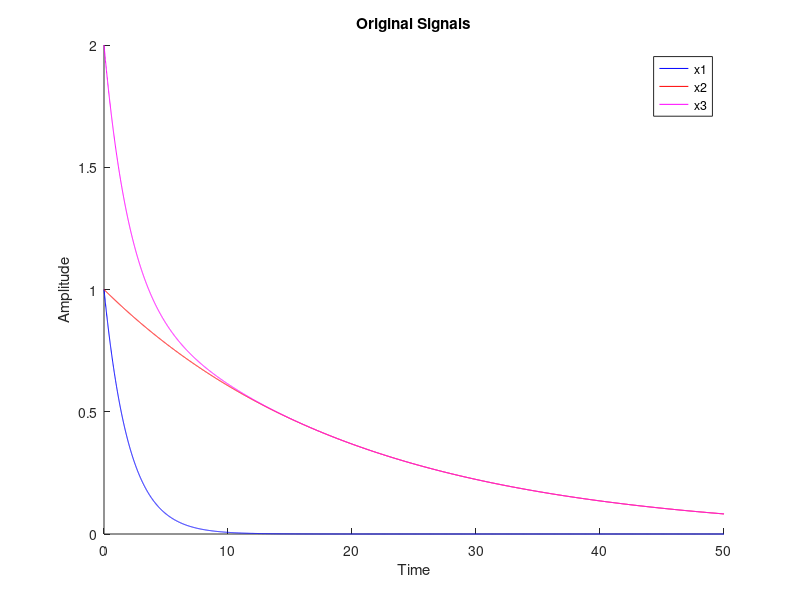
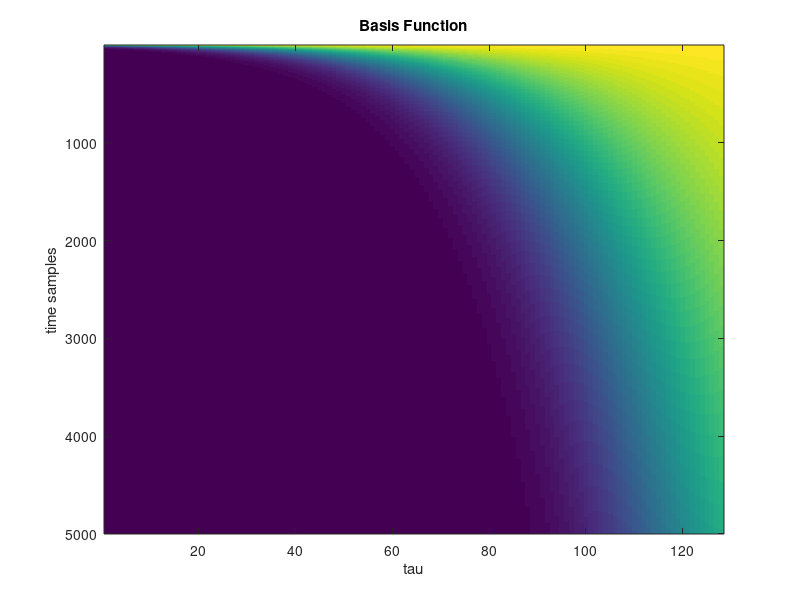
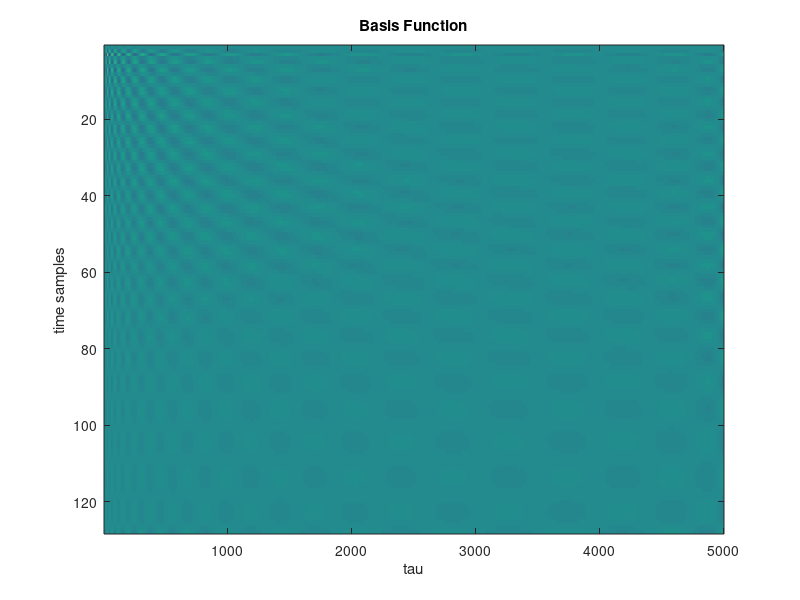
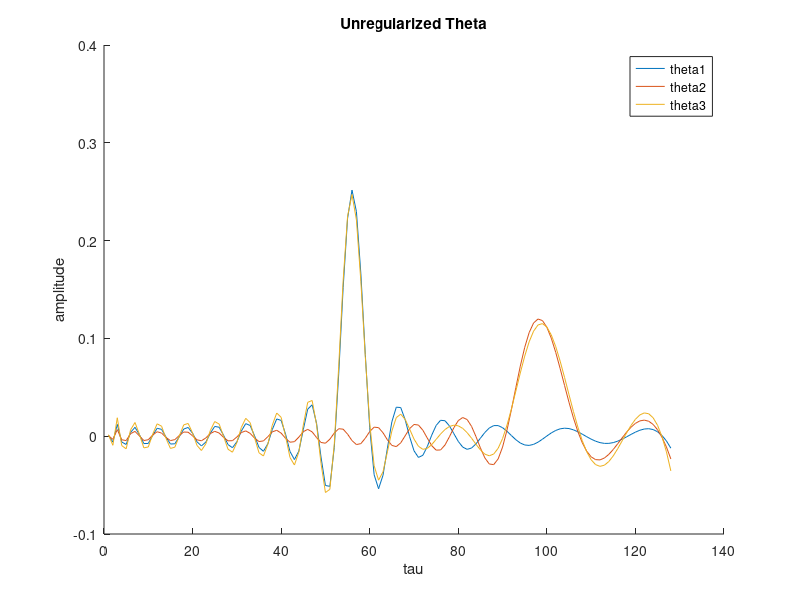

MATLAB code for these plots, in order: (Note: this script raises an error after producing the figures.)
clc;

t = 0:0.01:50;
figure;
%Test 1
x1 =  exp(-t/2);
hold on;
plot(t,x1,'b');
lambda1 = sum(x1);
%Test 2
x2 =  exp(-t/20);
plot(t,x2,'r');
lambda2 = sum(x2);
%Test 3
x3 =  exp(-t/2)+exp(-t/20);
plot(t,x3,'m');
lambda3 = sum(x3);
hold off;
title('Original Signals');
xlabel('Time');
ylabel('Amplitude');
legend('x1','x2','x3');

%Basis Function
figure;
i=1;

tau = logspace(-1,2,128);
for i=1:1:128
    beta(:,i) = exp(-t/tau(i)); 
    i=i+1;
end 
imagesc(beta);
title('Basis Function')
xlabel('tau')
ylabel('time samples')

%Graphical display of pseudo-inverse of basis function
figure;
ps_beta = pinv(beta);
imagesc(ps_beta);
title('Basis Function')
xlabel('tau')
ylabel('time samples')

figure;
hold on;
O1 = ps_beta*x1';
plot(O1);
O2 = ps_beta*x2';
plot(O2);
O3 = ps_beta*x3';
plot(O3);
hold off;
title('Unregularized Theta')
legend('theta1','theta2','theta3');
xlabel('tau');
ylabel('amplitude');

% reconstructed signals
figure;
x1_cap_ur = beta*O1;
x2_cap_ur = beta*O2;
x3_cap_ur = beta*O3;
plot(t,x1_cap_ur, t, x2_cap_ur, t, x3_cap_ur);
title('Reconstructed Signals');
xlabel('Time');
ylabel('Amplitude');
legend('x1','x2','x3');


% Regularization
figure;
hold on;
lambda =0.04;
O1r = O1;
prss = @(O1r) (sum((x1' - beta*O1r).^2)/128 + sum(lambda*abs(O1r)));
oldoptions = optimoptions(@fminunc,'MaxIter',9000, 'MaxFunEvals',1000000);
options = optimoptions(@fminunc, oldoptions);
O1r = fminunc(prss, O1r, options);
plot(O1r);
lambda =0.04;
O2r = O2;
prss = @(O2r) (sum((x2' - beta*O2r).^2)/128 + sum(lambda*abs(O2r)));
oldoptions = optimoptions(@fminunc,'MaxIter',9000, 'MaxFunEvals',1000000);
options = optimoptions(@fminunc, oldoptions);
O2r = fminunc(prss, O2r, options);
plot(O2r);
lambda =0.04;
O3r = O3;
prss = @(O3r) (sum((x1' - beta*O3r).^2)/128 + sum(lambda*abs(O3r)));
oldoptions = optimoptions(@fminunc,'MaxIter',9000, 'MaxFunEvals',1000000);
options = optimoptions(@fminunc, oldoptions);
O3r = fminunc(prss, O3r, options);
plot(O3r);
title('Theta')
legend('theta1','theta2','theta3');
xlabel('tau');
ylabel('amplitude');



% signals with noise
n = 0.05*randn(1,5001);
figure;
% Test 1
x1n =  x1+n;
hold on;
plot(t,x1n);
lambda1 = abs(x1n);
% Test 2
x2n =  x2+n;
plot(t,x2n);
lambda2 = abs(x2n);
% Test 3
x3n =  x3+n;
plot(t,x3n);
lambda3 = abs(x3n);
hold off;
title('Original Signals with noise');
xlabel('Time');
ylabel('Amplitude');
legend('x1n','x2n','x3n');

figure;
hold on;
O1n = ps_beta*x1n';
plot(O1n);
O2n = ps_beta*x2n';
plot(O2n);
O3n = ps_beta*x3n';
plot(O3n);
hold off;
title('Unregularized Theta')
legend('theta1','theta2','theta3');
xlabel('tau');
ylabel('amplitude');

% Regularization
figure;
hold on;
lambda =10^5;
O1rn = O1n;
prss = @(O1rn) (sum((x1' - beta*O1rn).^2)/128 + sum(lambda*abs(O1rn)));
oldoptions = optimoptions(@fminunc,'MaxIter',9000, 'MaxFunEvals',1000000);
options = optimoptions(@fminunc, oldoptions);
O1rn = fminunc(prss, O1rn, options);
plot(O1rn);

lambda =10^5;
O2rn = O2n;
prss = @(O2rn) (sum((x2' - beta*O2rn).^2)/128 + sum(lambda*abs(O2rn)));
oldoptions = optimoptions(@fminunc,'MaxIter',9000, 'MaxFunEvals',1000000);
options = optimoptions(@fminunc, oldoptions);
O2rn = fminunc(prss, O2rn, options);
plot(O2rn);
lambda =10^5;
O3rn = O3n;
prss = @(O3rn) (sum((x1' - beta*O3rn).^2)/128 + sum(lambda*abs(O3rn)));
oldoptions = optimoptions(@fminunc,'MaxIter',9000, 'MaxFunEvals',1000000);
options = optimoptions(@fminunc, oldoptions);
O3rn = fminunc(prss, O3rn, options);
plot(O3rn);
title('Theta')
legend('theta3');
xlabel('tau');
ylabel('amplitude');
